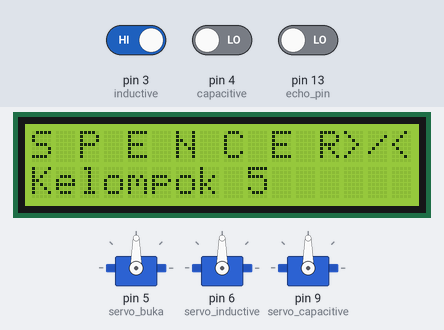
The sketch below on a simulated Arduino Uno, built with avr-gcc and run on an emulated ATmega328P. Shown: 3 × servo, 16×2 character LCD. The inputs (shaded band) are chosen by the test bench; at power-on: pin 3 (inductive) HIGH, pin 4 (capacitive) LOW, pin 13 (echo_pin) LOW. What the sketch prints to the serial monitor is not drawn.

Above: at 1.2 s.
1.3 s: pin 3 (inductive) driven LOW
At 3.0 s:
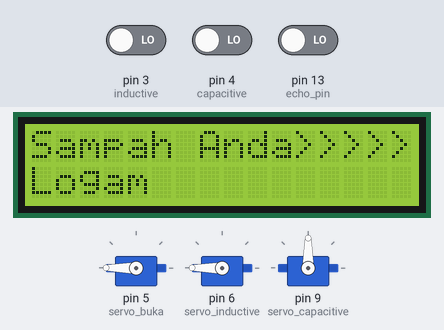
4.2 s: pin 3 (inductive) driven HIGH
At 15.5 s:
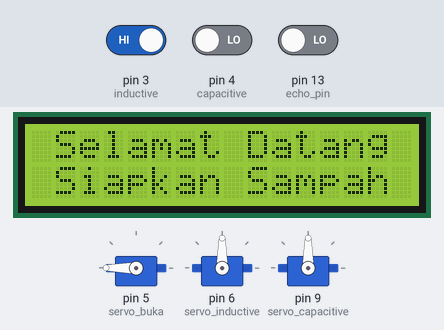
At 19.1 s:
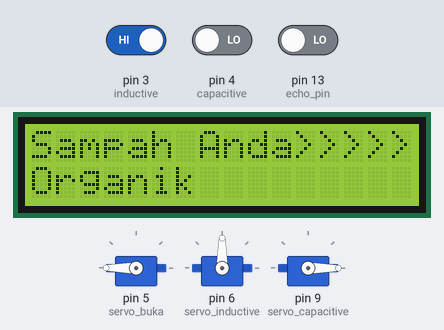
Timing chart, 0 to 23.5 s (numbered marks = the images above; inputs shaded):
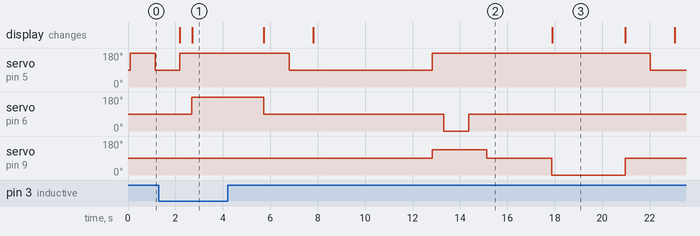

The sketch:

Arduino.ino
```cpp
#include <Servo.h>
#include <LiquidCrystal_I2C.h>
#include <Wire.h>

Servo servo_buka;
Servo servo_inductive;
Servo servo_capacitive;

LiquidCrystal_I2C Display(0x27 , 16 , 2);

const int trig_pin = 12;
const int echo_pin = 13;

const int proxy = 2;
const int capacitive = 4;
const int inductive = 3;

float timing = 0.00;
float distance = 0.00;

const unsigned long interval = 50;
const unsigned long total_checks = 100;
const unsigned long total_checks2 = 40;

int cek = 0;
int cek2 = 0;

void setup() {
  pinMode(proxy, INPUT);
  pinMode(inductive, INPUT);
  pinMode(capacitive, INPUT);

  pinMode(trig_pin, OUTPUT);
  pinMode(echo_pin, INPUT);

  digitalWrite(trig_pin, LOW);
  servo_buka.attach(5);
  servo_inductive.attach(6);
  servo_capacitive.attach(9);

  Display.init();
  Display.backlight();

  Serial.begin(9600);

  servo_buka.write(180);

}

void loop() {
  servo_inductive.write(90);
  servo_capacitive.write(90);
  Display.setCursor(0, 0);
  Display.print("S P E N C E R>/<");
  Display.setCursor(0, 1);
  Display.print("Kelompok 5");
  Deteksi();
  if (cek == 1) {
    Display.clear();
    Display.setCursor(1, 0);
    Display.print("Selamat Datang");
    Display.setCursor(1, 1);
    Display.print("Siapkan Sampah");
    for (int i = 0 ; i <= total_checks ; i++) {
      if (digitalRead(inductive) == 0) {
        Serial.println(String(1));
        servo_buka.write(180);
        delay(500);
        servo_inductive.write(180);
        Display.clear();
        Display.setCursor(0, 0);
        Display.print("Sampah Anda>>>>>");
        Display.setCursor(0, 1);
        Display.print("Logam");
        delay(3000);
        return;
      }
      else if (i == total_checks) {
        servo_buka.write(180);
        servo_capacitive.write(135);
        delay(500);
        servo_inductive.write(0);
        delay(1000);
        cek2 = 1;
      }
      delay(interval);
    }

    if (cek2 == 1) {
      servo_inductive.write(90);
      delay(750);
      servo_capacitive.write(90);
      delay(750);
      for (int j = 0 ; j <= total_checks2 ; j++) {
        if (digitalRead(capacitive) == 1) {
          Serial.println(String(2));
          servo_capacitive.write(155);
          Display.clear();
          Display.setCursor(0, 0);
          Display.print("Sampah Anda>>>>>");
          Display.setCursor(0, 1);
          Display.print("Anorganik");
          delay(3000);
          return;
        }
        else if (j ==  total_checks2) {
          Serial.println(String(3));
          servo_capacitive.write(0);
          Display.clear();
          Display.setCursor(0, 0);
          Display.print("Sampah Anda>>>>>");
          Display.setCursor(0, 1);
          Display.print("Organik");
          delay(3000);
        }
        delay(interval);
      }
    }
    else {
      cek = 0;
      cek2 = 0;
    }
  }
  else {
    cek = 0;
    cek2 = 0;
    return;
  }
}
void Deteksi() {
  digitalWrite(trig_pin, LOW);
  delay(20);
  digitalWrite(trig_pin, HIGH);
  delay(40);
  digitalWrite(trig_pin, LOW);

  timing = pulseIn(echo_pin, HIGH);
  distance = (timing * 0.034) / 2;
  Serial.print("Distance: ");
  Serial.print(distance);
  Serial.println("cm");

  if (distance <= 20) {
    servo_buka.write(90);
    cek = 1;
  } else {
    servo_buka.write(180);
    cek = 0;
  }

  delay(1000);
}
```

Measured:
- after the input at 1.3 s, servo on pin 5 (servo_buka): 90° → 180° after 0.88 s; servo on pin 6 (servo_inductive): 90° → 180° after 1.4 s; the display: first differs from a run without the input after 1.4 s (image 1)
- after the input at 4.2 s, servo on pin 9 (servo_capacitive): 90° → 135° after 8.6 s, → 90° 2.3 s later, → 0° 2.8 s later, → 90° 3.1 s later
- what the display in image 2 shows lasts 10.1 s, from 7.8 s to 17.9 s
